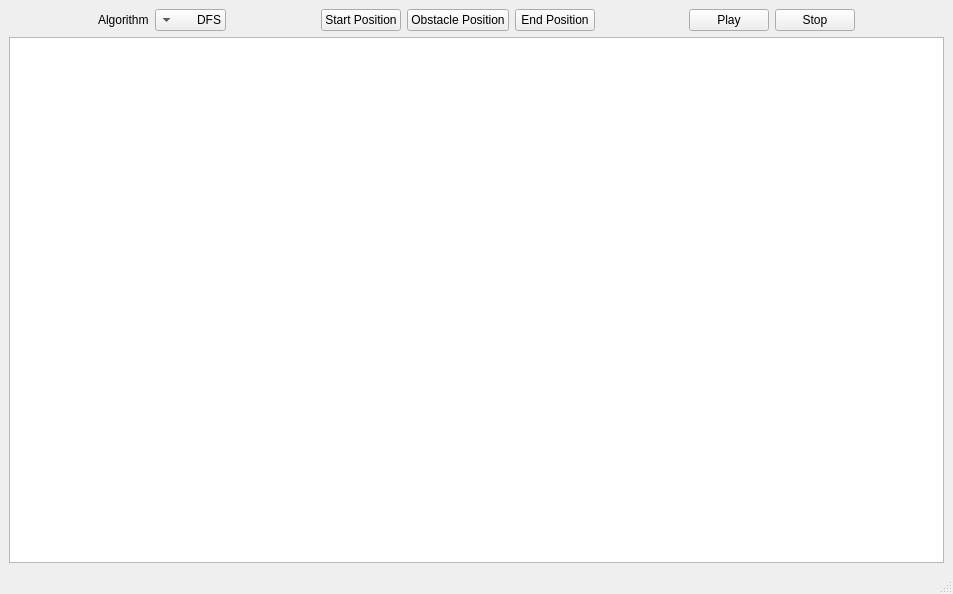
<?xml version="1.0" encoding="UTF-8"?>
<ui version="4.0">
 <class>MainWindow</class>
 <widget class="QMainWindow" name="MainWindow">
  <property name="geometry">
   <rect>
    <x>0</x>
    <y>0</y>
    <width>953</width>
    <height>594</height>
   </rect>
  </property>
  <property name="windowTitle">
   <string>MainWindow</string>
  </property>
  <widget class="QWidget" name="centralwidget">
   <layout class="QGridLayout" name="gridLayout">
    <item row="0" column="0">
     <layout class="QHBoxLayout" name="horizontalLayout_4">
      <item>
       <spacer name="horizontalSpacer_3">
        <property name="orientation">
         <enum>Qt::Horizontal</enum>
        </property>
        <property name="sizeHint" stdset="0">
         <size>
          <width>40</width>
          <height>20</height>
         </size>
        </property>
       </spacer>
      </item>
      <item>
       <layout class="QHBoxLayout" name="horizontalLayout_2">
        <item>
         <widget class="QLabel" name="label">
          <property name="text">
           <string>Algorithm</string>
          </property>
         </widget>
        </item>
        <item>
         <widget class="QComboBox" name="cmbAlgorithm">
          <property name="layoutDirection">
           <enum>Qt::RightToLeft</enum>
          </property>
          <property name="currentText">
           <string>DFS</string>
          </property>
          <property name="sizeAdjustPolicy">
           <enum>QComboBox::AdjustToContents</enum>
          </property>
          <item>
           <property name="text">
            <string>DFS</string>
           </property>
          </item>
          <item>
           <property name="text">
            <string>BFS</string>
           </property>
          </item>
          <item>
           <property name="text">
            <string>Dijkstra</string>
           </property>
          </item>
          <item>
           <property name="text">
            <string>A*</string>
           </property>
          </item>
         </widget>
        </item>
       </layout>
      </item>
      <item>
       <spacer name="horizontalSpacer">
        <property name="orientation">
         <enum>Qt::Horizontal</enum>
        </property>
        <property name="sizeHint" stdset="0">
         <size>
          <width>40</width>
          <height>20</height>
         </size>
        </property>
       </spacer>
      </item>
      <item>
       <layout class="QHBoxLayout" name="horizontalLayout">
        <item>
         <widget class="QPushButton" name="btnStartPos">
          <property name="text">
           <string>Start Position</string>
          </property>
          <property name="checkable">
           <bool>true</bool>
          </property>
          <property name="autoExclusive">
           <bool>false</bool>
          </property>
          <property name="flat">
           <bool>false</bool>
          </property>
         </widget>
        </item>
        <item>
         <widget class="QPushButton" name="btnObstaclePos">
          <property name="text">
           <string>Obstacle Position</string>
          </property>
          <property name="checkable">
           <bool>true</bool>
          </property>
          <property name="autoExclusive">
           <bool>false</bool>
          </property>
          <property name="flat">
           <bool>false</bool>
          </property>
         </widget>
        </item>
        <item>
         <widget class="QPushButton" name="btnEndPos">
          <property name="text">
           <string>End Position</string>
          </property>
          <property name="checkable">
           <bool>true</bool>
          </property>
          <property name="autoExclusive">
           <bool>false</bool>
          </property>
          <property name="flat">
           <bool>false</bool>
          </property>
         </widget>
        </item>
       </layout>
      </item>
      <item>
       <spacer name="horizontalSpacer_2">
        <property name="orientation">
         <enum>Qt::Horizontal</enum>
        </property>
        <property name="sizeHint" stdset="0">
         <size>
          <width>40</width>
          <height>20</height>
         </size>
        </property>
       </spacer>
      </item>
      <item>
       <layout class="QHBoxLayout" name="horizontalLayout_3">
        <item>
         <widget class="QPushButton" name="btnPlay">
          <property name="text">
           <string>Play</string>
          </property>
         </widget>
        </item>
        <item>
         <widget class="QPushButton" name="btnStop">
          <property name="text">
           <string>Stop</string>
          </property>
         </widget>
        </item>
       </layout>
      </item>
      <item>
       <spacer name="horizontalSpacer_4">
        <property name="orientation">
         <enum>Qt::Horizontal</enum>
        </property>
        <property name="sizeHint" stdset="0">
         <size>
          <width>40</width>
          <height>20</height>
         </size>
        </property>
       </spacer>
      </item>
     </layout>
    </item>
    <item row="1" column="0">
     <widget class="QGraphicsView" name="graphicsView">
      <property name="frameShadow">
       <enum>QFrame::Sunken</enum>
      </property>
      <property name="lineWidth">
       <number>1</number>
      </property>
     </widget>
    </item>
   </layout>
  </widget>
  <widget class="QStatusBar" name="statusbar"/>
 </widget>
 <resources/>
 <connections/>
</ui>
